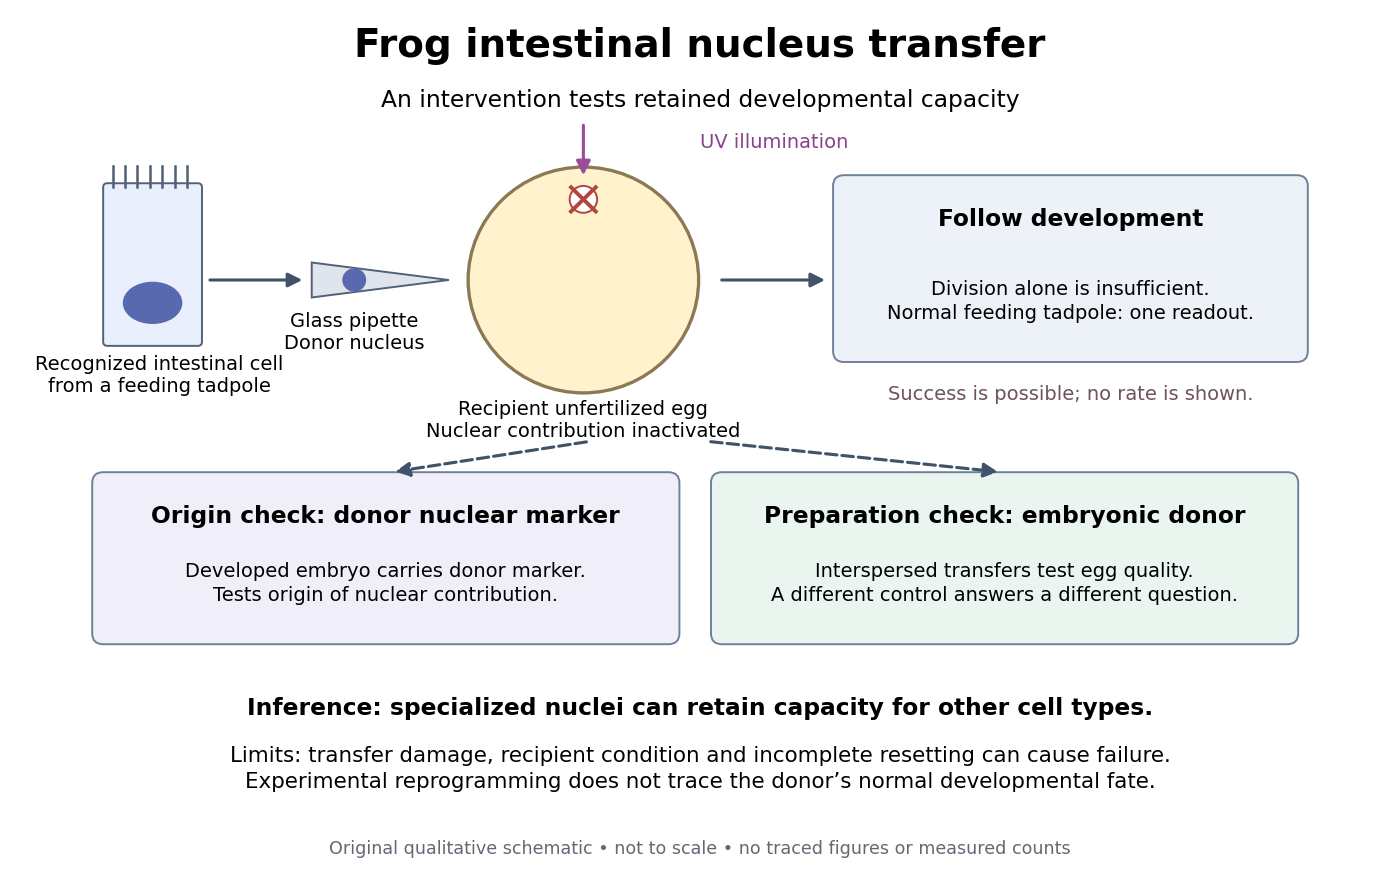

The Python source for this figure:
"""Original nuclear-transfer apparatus and control schematic.

Tested with Python 3.14 and matplotlib 3.10.7; run from _media.
No reconstructed measurements, copied artwork, or inferred success counts.
"""
from pathlib import Path
import matplotlib.pyplot as plt
from matplotlib.patches import Circle, Ellipse, Polygon, FancyArrowPatch, FancyBboxPatch


def main():
    fig, ax = plt.subplots(figsize=(10, 6.4), dpi=140, facecolor='white')
    ax.set(xlim=(0, 10), ylim=(0, 6.4))
    ax.axis('off')

    def arrow(a, b, color='#425369', dashed=False):
        ax.add_patch(FancyArrowPatch(a, b, arrowstyle='-|>', mutation_scale=15, linewidth=1.6, color=color, linestyle='--' if dashed else '-'))

    def box(x, y, w, h, title, body, color='#edf2f9'):
        ax.add_patch(FancyBboxPatch((x, y), w, h, boxstyle='round,pad=0.08', facecolor=color, edgecolor='#708098'))
        ax.text(x+w/2, y+h-0.25, title, ha='center', va='center', fontsize=12, weight='bold')
        ax.text(x+w/2, y+0.37, body, ha='center', va='center', fontsize=10, linespacing=1.35)

    ax.text(5, 6.11, 'Frog intestinal nucleus transfer', ha='center', fontsize=20, weight='bold')
    ax.text(5, 5.74, 'An intervention tests retained developmental capacity', ha='center', fontsize=12)
    # A columnar donor cell with an absorptive border and basal nucleus.
    ax.add_patch(FancyBboxPatch((0.68, 3.99), 0.66, 1.15, boxstyle='round,pad=0.03', facecolor='#e9effc', edgecolor='#526177'))
    for k in range(7):
        ax.plot([0.72+0.09*k]*2, [5.14,5.3], color='#526177', linewidth=1.3)
    ax.add_patch(Ellipse((1.01,4.28), 0.42, 0.3, color='#5969b0'))
    ax.text(1.06, 3.62, 'Recognized intestinal cell\nfrom a feeding tadpole', ha='center', fontsize=10)
    arrow((1.4,4.45), (2.13,4.45))
    # Pipette denotes transfer into cytoplasm, without falsely showing surgery.
    ax.add_patch(Polygon([(2.17,4.32),(3.17,4.45),(2.17,4.58)], facecolor='#e0e5ed', edgecolor='#526177'))
    ax.add_patch(Circle((2.48,4.45), 0.08, color='#5969b0'))
    ax.text(2.48, 3.94, 'Glass pipette\nDonor nucleus', ha='center', fontsize=10)
    egg=(4.15,4.45)
    ax.add_patch(Circle(egg, 0.84, facecolor='#fff2cd', edgecolor='#8b7954', linewidth=1.7))
    ax.add_patch(Circle((4.15,5.05), 0.1, facecolor='white', edgecolor='#ae473c'))
    ax.plot([4.06,4.24],[4.96,5.14], color='#ae473c', linewidth=2)
    ax.plot([4.06,4.24],[5.14,4.96], color='#ae473c', linewidth=2)
    arrow((4.15,5.63),(4.15,5.2), color='#9b4c9c')
    ax.text(5.0,5.43,'UV illumination', color='#8a438b', fontsize=10)
    ax.text(4.15,3.28,'Recipient unfertilized egg\nNuclear contribution inactivated', ha='center', fontsize=10)
    arrow((5.13,4.45),(5.94,4.45))
    box(6.05,3.92,3.3,1.23,'Follow development','Division alone is insufficient.\nNormal feeding tadpole: one readout.')
    ax.text(7.7,3.56,'Success is possible; no rate is shown.', ha='center', fontsize=10, color='#6d5260')
    box(0.65,1.82,4.12,1.12,'Origin check: donor nuclear marker','Developed embryo carries donor marker.\nTests origin of nuclear contribution.', '#f0eef9')
    box(5.16,1.82,4.12,1.12,'Preparation check: embryonic donor','Interspersed transfers test egg quality.\nA different control answers a different question.', '#eaf5f0')
    arrow((4.2,3.25),(2.75,3.02),dashed=True)
    arrow((5.05,3.25),(7.2,3.02),dashed=True)
    ax.text(5,1.21,'Inference: specialized nuclei can retain capacity for other cell types.', ha='center', fontsize=12, weight='bold')
    ax.text(5,0.67,'Limits: transfer damage, recipient condition and incomplete resetting can cause failure.\nExperimental reprogramming does not trace the donor’s normal developmental fate.', ha='center', fontsize=11, linespacing=1.4)
    ax.text(5,0.18,'Original qualitative schematic • not to scale • no traced figures or measured counts', ha='center', fontsize=9, color='#626974')
    fig.subplots_adjust(left=0.01, right=0.99, bottom=0.02, top=0.98)
    fig.savefig(Path(__file__).stem+'.png', facecolor='white', transparent=False)
    plt.close(fig)


if __name__ == '__main__':
    main()
